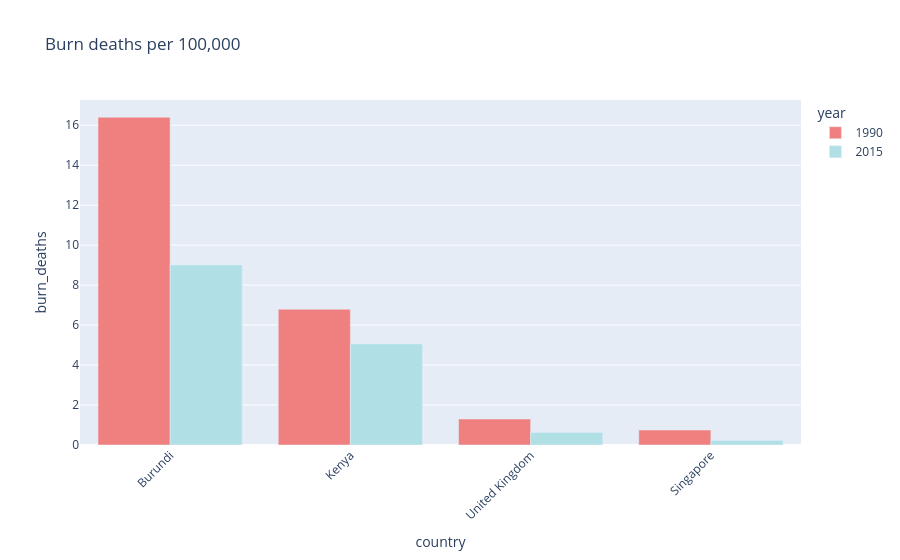

This figure's notebook cell:
### Code cell
country = ['Burundi', 'Kenya', 'United Kingdom', 'Singapore']
burn_deaths_1990 = [16.4, 6.79, 1.3, 0.75]
burn_deaths_2015 = [9.01, 5.06, 0.63, 0.23]

# Convert to dataframe
df = pd.DataFrame({'country': country, '1990': burn_deaths_1990, '2015': burn_deaths_2015})
# Convert to long format
long_df = pd.melt(df, id_vars='country', value_vars=['1990', '2015'], var_name='year', value_name='burn_deaths')

# Create plot
my_colors = ["#F08080", "#B0E0E6"]
fig = px.bar(long_df, x="country", y="burn_deaths", color="year", barmode="group", color_discrete_sequence=my_colors, title='Burn deaths per 100,000')
fig.update_layout(xaxis_tickangle=-45)

fig.show()

### Figure 1 — Plotly figure (JSON) as saved in the notebook; plotly's stock layout.template omitted (floating-point values rounded to 4 significant figures)
{"data": [{"alignmentgroup": "True", "hovertemplate": "year=1990<br>country=%{x}<br>burn_deaths=%{y}<extra></extra>", "legendgroup": "1990", "marker": {"color": "#F08080", "pattern": {"shape": ""}}, "name": "1990", "offsetgroup": "1990", "orientation": "v", "showlegend": true, "textposition": "auto", "type": "bar", "x": ["Burundi", "Kenya", "United Kingdom", "Singapore"], "xaxis": "x", "y": [16.4, 6.79, 1.3, 0.75], "yaxis": "y"}, {"alignmentgroup": "True", "hovertemplate": "year=2015<br>country=%{x}<br>burn_deaths=%{y}<extra></extra>", "legendgroup": "2015", "marker": {"color": "#B0E0E6", "pattern": {"shape": ""}}, "name": "2015", "offsetgroup": "2015", "orientation": "v", "showlegend": true, "textposition": "auto", "type": "bar", "x": ["Burundi", "Kenya", "United Kingdom", "Singapore"], "xaxis": "x", "y": [9.01, 5.06, 0.63, 0.23], "yaxis": "y"}], "layout": {"autosize": true, "barmode": "group", "legend": {"title": {"text": "year"}, "tracegroupgap": 0}, "title": {"text": "Burn deaths per 100,000"}, "xaxis": {"anchor": "y", "autorange": true, "domain": [0, 1], "range": [-0.5, 3.5], "tickangle": -45, "title": {"text": "country"}, "type": "category"}, "yaxis": {"anchor": "x", "autorange": true, "domain": [0, 1], "range": [0, 17.26], "title": {"text": "burn_deaths"}, "type": "linear"}}}
